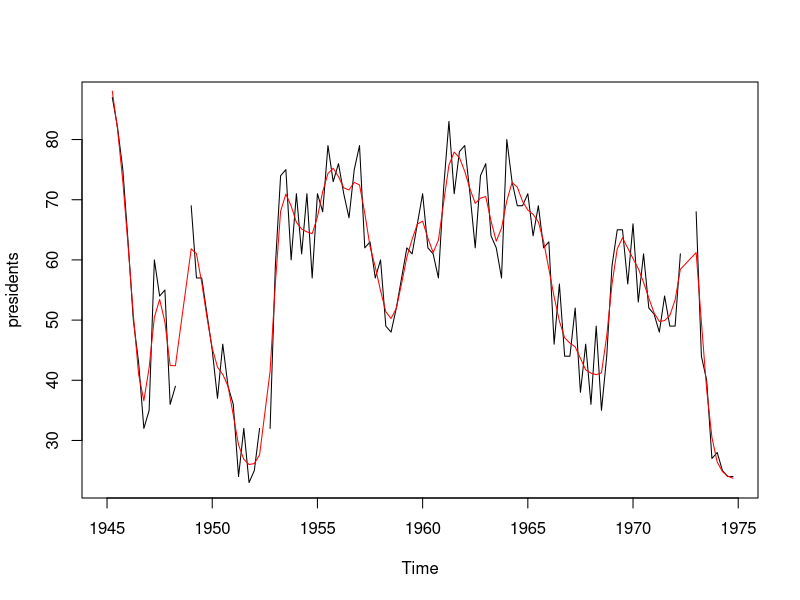
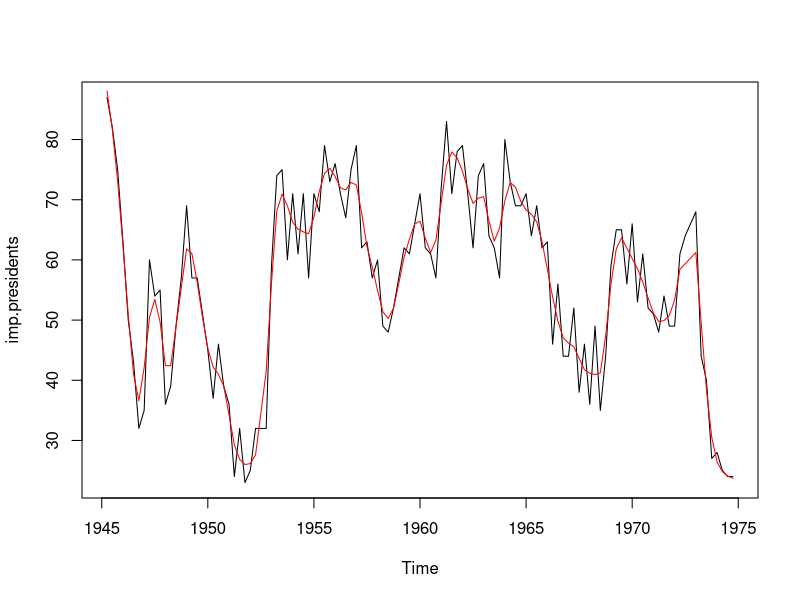

Write the R code that produced these figures, in order.
# Beispiel aus Grundlegende Statistik mit R.pdf Kap. 23

### 23.1 Datenstrukturen

set.seed(1)
x <- rnorm(120)

# Time Series
white.noise <- ts(x)
white.noise

# Zeitpunkte die Jahre 1964 bis 1973 ansehen, für die jeweils 12 Beobachtungen vorliegen
white.noise <- ts(x, start = c(1964, 1), frequency = 12)
white.noise


# 23.1.1 Aggregation

# Besitzt eine Zeitreihe für frequency einen Wert größer als 1, so können für ganzzahlige Teiler von frequency neue aggregierte Zeitreihen erstellt werden.
# Erzeuge aus der obigen Zeitreihe white.noise eine neue Zeitreihe, deren Werte jeweils aus den Mittelwerten von 6 Monaten bestehen.

white.noise.mean <- aggregate(white.noise, nfrequency = 2, FUN = mean)


# 23.1.2 Indizierung

white.noise[32]
window(white.noise, start = c(1966,8), end = c(1966,8))


# 23.1.3 Rechnen mit Zeitreihen

set.seed(1)
x <- ts(round(rnorm(7),3), start=c(1965,1), frequency=12)
y <- ts(round(rnorm(6),3), start=c(1965,5), frequency=12)
x - y


# 23.1.4 Fehlende Werte

# Fehlende Werte in einer Zeitreihe sind problematisch, da die zugehörige Beobachtung
# nicht einfach entfernt werden kann, ohne damit die Voraussetzung der Äquidistanz der
# Beobachtungen zu verletzen.
# Beispiel. Der Zeitreihe presidents enthält für die Jahre 1945 bis 1974 vierteljährlich
# ermittelte Werte, welche die Zustimmung für den Präsidenten der USA ausdrücken.
# Finde die längste Teilreihe nicht fehlender Werte.
# Mit Hilfe der Funktion na.contiguous() kann aus einer Zeitreihe der längste Abschnitt
# ohne fehlende Werte als neue Zeitreihe erhalten werden.

na.contiguous(presidents)


# 23.1.5 Einlesen von Daten

#x <- scan(file.choose())
x <- c(365, 409, 427, 486, 509, 568, 612, 654, 699, 726, 719, 805, 868, 902, 978, 1080, 1201, 1329, 1285, 1303, 1313, 1434, 1438, 1440, 1551)
x <- ts(x, start = 1954)


# 23.1.6 Multivariate Zeitreihen

# Liegen zu denselben Zeitpunkten die Beobachtungen mehrerer Variablen vor, also mehrere
# Zeitreihen, so können diese zu einer einzelnen multivariaten Zeitreihe mittels der
# Funktionen ts.union() oder ts.intersect() zusammengefasst werden.



### 23.2 Grafische Darstellungen

# Für die grafische Darstellung von Zeitreihen gibt es zwei grundlegende Funktionen:
# plot.ts() und ts.plot().
# Ist x ein Zeitreihen-Objekt, so wird durch Aufruf von plot(x) automatisch die Funktion
# plot.ts() aktiviert. Ist x ein numerischer Vektor, so kann diese Funktion auch direkt
# mittels plot.ts(x) genutzt werden.
# Die Funktion ts.plot() erlaubt das gemeinsame Zeichnen mehrerer Zeitreihen, die unterschiedliche
# Zeitbereiche abdecken können, aber denselben Wert für frequency besitzen.
# Das ist zum Beispiel nützlich, wenn man neben eine Zeitreihe x eine weitere Reihe
# prognostizierter Werte x.dach zeichnen möchte, vgl. auch Abschnitt 24.4. Zudem ist
# es bei Angabe mehrerer Reihen nicht notwendig, den Zeichenbereich der y-Achse selbst
# zu bestimmen, sondern dieser wird so gewählt, dass alle Zeitreihen dargestellt werden
# können.



### 23.3 Glätten

# Die Glättung einer Zeitreihe wird angewendet, um längerfristige Tendenzen leichter einschätzen
# zu können. Zwei klassische Glättungsmethoden sind die Bildung gleitender
# Durchschnitte und die exponentielle Glättung.

# 23.3.1 Gleitender Durchschnitt

# In R kann für eine gegebene Zeitreihe x und einen Wert q ein einfacher gleitender Durchschnitt
# y mit Hilfe der Funktion filter() berechnet werden.

q <- 2
y <- filter(x, filter = rep(1, (2 * q + 1))/(2 * q + 1))

# Will man einen einfachen gleitenden Durchschnitt gerader Ordnung anwenden

y <- filter(x, filter = c(0.5, rep(1, (2 * q - 1)), 0.5)/(2 * q))


# 23.3.2 Exponentielle Glättung

# Ist eine Zeitreihe x1, . . . , xn gegeben und erzeugt man die Reihe y1, . . . , yn mittels
# yt = xt + byt−1, y0 := 0 ,
# für eine Zahl b, so spricht man von einem (einfachen) rekursiven Filter. Betrachtet
# man nun die Reihe xt mit
# x1 = x1, x2 = x1 − bx1, . . . , xn = xn−1 − bxn−1 ,
# und wendet den obigen rekursiven Filter auf  xt an, so ergibt sich die Reihe
# y1 = x1, yt+1 = (1 − b)xt + byt, t= 1, . . . , n − 1 .
# Wählt man b aus dem offenen Intervall (0, 1), so bezeichnet man die so erhaltene Reihe
# auch als exponentielle Glättung der ursprünglichen Reihe. Exponentielle Glättung
# kann in R mittels
# > y <- filter(x.tilde, filter = b, method = "recursive")
# erhalten werden, wenn x.tilde die oben beschriebene Reihe x1, . . . , xn bezeichnet. Mit
# > x.HW <- HoltWinters(x, alpha = (1-b), beta = FALSE, gamma = FALSE)
# > y <- x.HW$fitted[,"xhat"]
# 23.3 Glätten 241
# erhält man ebenfalls diese Reihe. Lässt man das Argument alpha weg, so wird ein Glättungsparameter
# aus den Daten geschätzt, d.h. es ist dann nicht notwendig einen Wert b
# festzulegen.


# 23.3.3 Weitere Glättungsmethoden

# Grundsätzlich können auch andere Glättungsverfahren zur Anwendung kommen. In R stehen
# etwa die Funktionen lowess(), loess(), ksmooth(), supsmu() oder smooth.spline()
# zur Verfügung. Die letztgenannte Funktion kann recht bequem eingesetzt werden, um
# fehlende Werte zu ersetzen.

# Imputation fehlender Werte
# Beispiel. Betrachte die Zeitreihe presidents und ersetze die auftauchenden fehlenden
# Werte durch geeignet prognostizierte Werte.
# Zunächst finden wir die Positionen der fehlenden Werte in der Zeitreihe.
pos.na <- which(is.na(presidents))

# Nun wenden wir die Funktion smooth.spline() an. Dafür benötigen wir Paare numerischer
# x- und y-Werte. Die Werte auf der Zeitachse können wir mittels der Funktion
# time() erzeugen.
x.time <- time(presidents)
x.time

# Nun können wir die Funktion smooth.spline() anwenden, wobei wir explizit die fehlenden
# Werte ausschließen.
x <- x.time[-pos.na]
y <- presidents[-pos.na]
xy.smooth <- smooth.spline(x,y)

# Das Zeichnen mittels
plot(presidents)
lines(xy.smooth, col = "red")

# zeigt, dass nur eine recht schwache Glättung erfolgt, so dass also beobachtete und geglättete
# Reihe recht nahe beieinander sind. Stärkere Glättungen können durch das Setzen
# eines größeren Wertes für das Argument spar erfolgen.

# Aus dem erzeugten Objekt xy.smooth können nun mit Hilfe der Funktion predict()
# die fehlenden Werte zu den entsprechenden Zeitpunkten prognostiziert werden.
pred.times <- x.time[pos.na]
pred.pres <- predict(xy.smooth, pred.times)$y
# Schließlich kann eine neue Reihe erzeugt werden, welche anstelle der fehlenden Werte die
# prognostizierten Werte enthält.
imp.presidents <- presidents
imp.presidents[pos.na] <- round(pred.pres)
# Da die Werte in der ursprünglichen Zeitreihe ganzzahlig sind, werden für die Imputation
# hier auch nur gerundete Prognosen verwendet. Zum Schluss streichen wir in der neuen
# Reihe noch den Wert zum ersten Zeitpunkt, welcher auch in der ursprünglichen Reihe
# fehlte.
imp.presidents <- window(imp.presidents, start=c(1945,2))
# Als Grund dafür mag man ansehen, dass die Unsicherheit der Prognose beim ersten Wert
# höher als bei den anderen Werten ist. Eine grafische Darstellung dieser Zeitreihe ist in
# Abbildung 23.3, oberste Grafik, gegeben.

# imputed values
plot(imp.presidents)
lines(xy.smooth, col = "red")

### 23.4 Differenzen- und Lag-Operator



### 23.5 Empirische Autokorrelationsfunktion



### 23.6 Das Periodogramm



### 23.7 Einfache Zeitreihen Modelle

# Mit der Funktion decompose() kann eine einfache Zerlegung einer Zeitreihe in Trend-,
# Saison- und Restkomponete durchgeführt werden. Die Schätzungen basieren auf gleitenden
# Durchschnitten.
# Mit der Funktion HoltWinters() kann das Modell von Holt und Winters, vgl. auch
# Schlittgen und Streitberg (2001), angewendet werden. Es beruht auf mehrfachen exponentiellen
# Glättungen. Die drei Glättungsparameter alpha, beta und gamma werden dabei
# aus den Daten geschätzt, können aber auch vom Anwender festgelegt werden.
